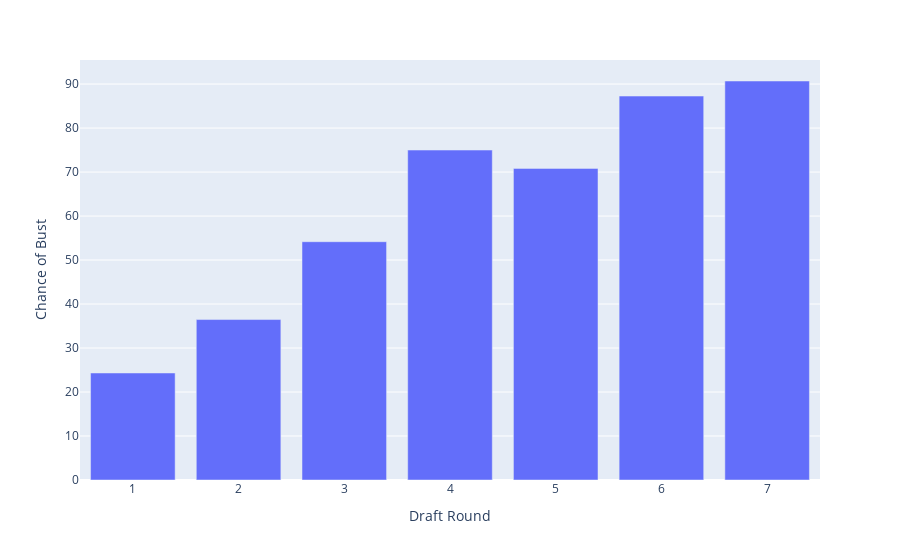

Here is the notebook cell this chart was saved with:
### Code cell
fig = px.bar(df_bust, x="Draft Round", y="Chance of Bust")

fig.write_html(f"{save_path}/bust-rate-v-round.html")
fig.show()

### Figure 1 — Plotly figure (JSON) as saved in the notebook; plotly's stock layout.template omitted (floating-point values rounded to 4 significant figures)
{"data": [{"alignmentgroup": "True", "hovertemplate": "Draft Round=%{x}<br>Chance of Bust=%{y}<extra></extra>", "legendgroup": "", "marker": {"color": "#636efa", "pattern": {"shape": ""}}, "name": "", "offsetgroup": "", "orientation": "v", "showlegend": false, "textposition": "auto", "type": "bar", "x": [1, 2, 3, 4, 5, 6, 7], "xaxis": "x", "y": [24.32, 36.47, 54.17, 75, 70.83, 87.27, 90.7], "yaxis": "y"}], "layout": {"barmode": "relative", "legend": {"tracegroupgap": 0}, "margin": {"t": 60}, "xaxis": {"anchor": "y", "domain": [0, 1], "title": {"text": "Draft Round"}}, "yaxis": {"anchor": "x", "domain": [0, 1], "title": {"text": "Chance of Bust"}}}}
